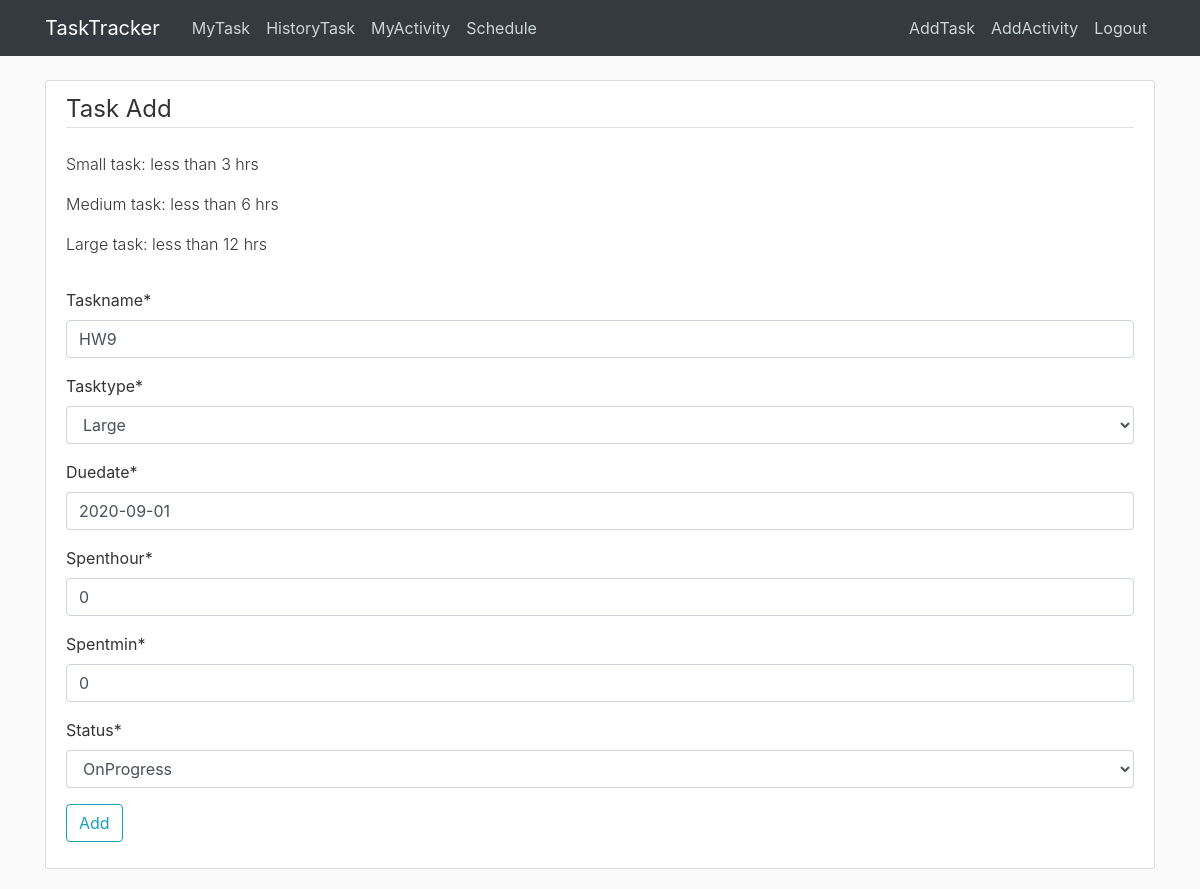
The app's page /task/40/update/ (signed in) with its own data.
### main/models.py (models this page shows, shortened)
class Task(models.Model):
    MY_CHOICES = (
        ('Small', 'Small'),
        ('Middle', 'Middle'),
        ('Large', 'Large'),
    )
    STATUS_CHOICES = (
    ('OnProgress', 'OnProgress'),
    ('Done', 'Done'),
)
    taskname= models.CharField(max_length=100)
    tasktype= models.CharField(max_length=10,choices=MY_CHOICES)
    duedate= models.DateField(default=timezone.now)
    spenthour= models.PositiveIntegerField(default=0,validators=[MinValueValidator(0), MaxValueValidator(100)])
    spentmin= models.PositiveIntegerField(default=0,validators=[MinValueValidator(0), MaxValueValidator(60)])
    status= models.CharField(max_length=20,choices=STATUS_CHOICES,default="OnProgress")
    taskuser =models.ForeignKey(User, on_delete=models.CASCADE)
    donedate= models.DateField(null=True)
    ontime_late=models.CharField(max_length=100,default="Ontime")
    objects = models.Manager()

### main/views.py (the view, shortened to what this page needs)
# urls.py: path('task/<int:pk>/update/', TaskUpdateView.as_view(),name='task-update'),
class TaskUpdateView(LoginRequiredMixin,UserPassesTestMixin,UpdateView,):
    model = Task
    fields=['taskname','tasktype','duedate','spenthour','spentmin','status']
    def test_func(self):
        task = self.get_object()
        if self.request.user == task.taskuser:
            return True
        return False

### main/templates/main/task_form.html (shortened to what this page needs)
{% extends "main/base.html" %}
{% load crispy_forms_tags %}
{% block content %}
    <div class="content-section">
        <form method="POST">
            <fieldset class="form-group">
                <legend class="border-bottom mb-4">Task Add</legend>
                <p class="font-weight-light">Small task: less than 3 hrs</p>
                <p class="font-weight-light">Medium task: less than 6 hrs</p>
                <p class="font-weight-light">Large task: less than 12 hrs</p>
            </fieldset>
            {{ form|crispy }}
            <div class="form-group">
                <button class="btn btn-outline-info" type="submit">Add</button>
            </div>
        </form>
    </div>
{% endblock content %}

### main/static/main/main.css (style rules this page uses)
body { background: #fafafa; color: #333333; margin-top: 5rem; }
.content-section { background: #ffffff; padding: 10px 20px; border: 1px solid #dddddd; border-radius: 3px; margin-bottom: 20px; }

### records on screen
Task: taskname "HW9", tasktype "Large", duedate "2020-09-01", spenthour "0", spentmin "0", status "OnProgress"
